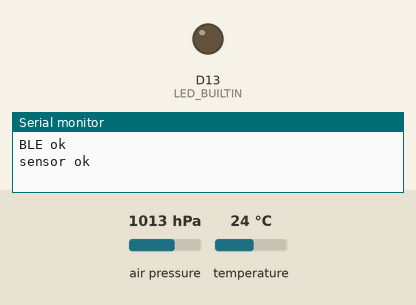
This sketch was run on a simulated Arduino Nano 33 IoT. On the bench: output pins drawn as LEDs (lit = HIGH), the last lines printed to the serial monitor. The test bench sets the inputs (shaded band); at power-on: air pressure 1013 hPa, temperature 24 °C. Nothing arrives over Bluetooth unless stated; a phone connects over Bluetooth LE 3 s after start.

Above: at 0.1 s.
At 5.1 s:
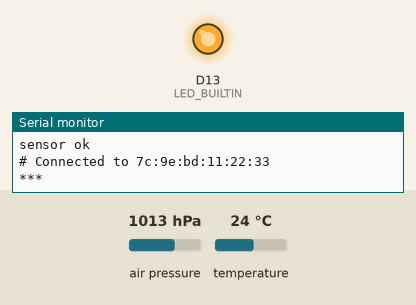
Timing chart, 0 to 6.6 s (numbered marks = the images above):
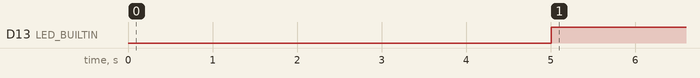

The sketch:

arduino-mkr-wifi-1010-bme280.ino
```cpp
// (licence header left out)
#include <ArduinoBLE.h>
#include <Adafruit_Sensor.h>
#include <Adafruit_BME280.h>

Adafruit_BME280 sensor;

#define SCIENCE_KIT_UUID(val) ("555a0002-" val "-467a-9538-01f0652c74e8")
#define VERSION 2

BLEService                     service                    (SCIENCE_KIT_UUID("0000"));
BLEUnsignedIntCharacteristic   versionCharacteristic      (SCIENCE_KIT_UUID("0001"), BLERead);
// the following are standard Arduino Science Journal characteristics
BLEFloatCharacteristic         temperatureCharacteristic  (SCIENCE_KIT_UUID("0014"), BLENotify);
BLEFloatCharacteristic         pressureCharacteristic     (SCIENCE_KIT_UUID("0015"), BLENotify);
// composite characteristic
BLECharacteristic              bme280Data                 (SCIENCE_KIT_UUID("0020"), BLENotify, 3 * sizeof(float));

void setup() {
  Serial.begin(9600);
  // the builtin led is used to check if a client is connected
  pinMode(LED_BUILTIN, OUTPUT);
  // initialise BLE
  BLE.begin();
  Serial.println("BLE ok");
  // initialise the sensor
  sensor.begin(0x76);
  Serial.println("sensor ok");

  delay(2000);

  BLE.setLocalName("ArduinoGO");
  BLE.setDeviceName("ArduinoGO");
  BLE.setAdvertisedService(service);
  service.addCharacteristic(versionCharacteristic);
  service.addCharacteristic(temperatureCharacteristic);
  service.addCharacteristic(pressureCharacteristic);

  service.addCharacteristic(bme280Data);

  versionCharacteristic.setValue(VERSION);

  // add the service and advertise it
  BLE.addService(service);
  BLE.advertise();
}

void publishData() {
  unsigned long t0 = micros();
  float T = sensor.readTemperature();
  float p = sensor.readPressure()/1.0e4;
  unsigned long t1 = micros();

  // publish to BLE
  temperatureCharacteristic.writeValue(T);
  pressureCharacteristic.writeValue(p);

  float pTdata[3];
  pTdata[0] = 0.5*(t0+t1);
  pTdata[1] = p;
  pTdata[2] = T;
  bme280Data.writeValue((byte*)pTdata, sizeof(pTdata));
}

bool firstConnection = true;

void loop() {
  while (BLE.connected()) {
    // once a client connects stay in the loop and publish data
    if (firstConnection) {
      // as soon as the client connect write a message to the serial port and swicth on the
      // built in LED
      BLEDevice central = BLE.central();
      Serial.print("# Connected to ");
      Serial.println(central.address());
      firstConnection = false;
      digitalWrite(LED_BUILTIN, HIGH);
    }
    Serial.print("*** ");
    publishData();
    delay(1000);
  }
  // if no connection, keep the builtin LED off though publish data
  firstConnection = true;
  digitalWrite(LED_BUILTIN, LOW);
  publishData();
  delay(1000);
}
```

Measured:
- by itself, D13 (LED_BUILTIN): LOW → HIGH at 5.0 s
